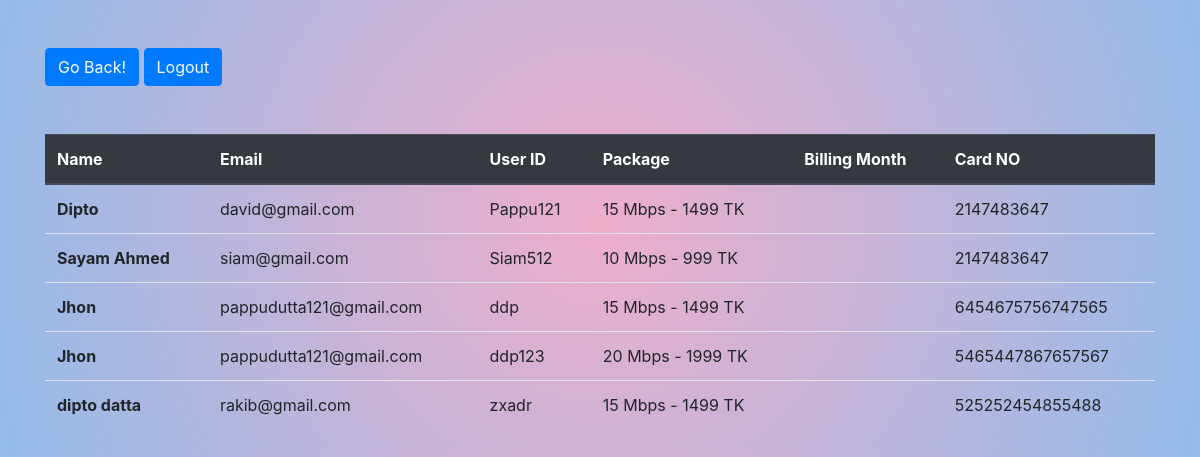
/displaypay.php, run on the app's committed database.
### tables this page shows
CREATE TABLE `customer_bill` (
  `SL` int(11) NOT NULL,
  `Full_name` varchar(100) NOT NULL,
  `E_mail` varchar(100) NOT NULL,
  `Address` varchar(100) NOT NULL,
  `User_ID` varchar(30) NOT NULL,
  `Package` varchar(100) NOT NULL,
  `Month` varchar(30) NOT NULL,
  `N_card` varchar(100) NOT NULL,
  `Card_no` varchar(200) NOT NULL,
  `Exp_month` varchar(30) NOT NULL,
  `Exp_year` int(10) NOT NULL,
  `CVV_no` int(5) NOT NULL
);

### displaypay.php (the view, shortened to what this page needs)
<?php
$con= mysqli_connect("localhost","root","","company");
?>
<!DOCTYPE html>
<html lang="en">
<head>
    <link rel="stylesheet" href="https://cdn.jsdelivr.net/npm/bootstrap@4.4.1/dist/css/bootstrap.min.css">
</head>
<body style="background: radial-gradient(circle, rgba(238,174,202,1) 0%, rgba(148,187,233,1) 100%);">
<div class="container">
<button class="btn btn-primary my-5" input type="button"class="text-light" onclick="history.back()">Go Back!</button>
<button class="btn btn-primary my-5"><a href="login.php" class="text-light">Logout</a></button>
        <table class="table">
            <thead class="thead-dark">
                <tr>
                    <th scope="col">Name</th>
                    <th scope="col">Email</th>
                    <th scope="col">User ID</th>
                    <th scope="col">Package</th>
                    <th scope="col"> Billing Month</th>
                    <th scope="col">Card NO</th>
                </tr>
            </thead>
            <tbody>
                <?php
                $sql = "SELECT * FROM `customer_bill`";
                $result = mysqli_query($con, $sql);
                if (mysqli_num_rows($result)>0) {
                    while ($row = mysqli_fetch_assoc($result)) {
                        $id = $row['Full_name'];
                        $email = $row['E_mail'];
                        $userid = $row['User_ID'];
                        $packa = $row['Package'];
                        $bilm = $row['Month'];
                        $carno = $row['Card_no'];
                        echo '<tr>
                        <th scope="row">' . $id . '</th>
                        <td>' . $email . '</td>
                        <td>' . $userid . '</td>
                        <td>' . $packa. '</td>
                        <td>' . $bilm . '</td>
                        <td>' . $carno . '</td>
                    </tr>';
                    }
                }
                ?>
            </tbody>
        </table>
    </div>
</body>
</html>

### data on the page
customer_bill: Full_name "Dipto", E_mail "david@gmail.com", User_ID "Pappu121", Package "15 Mbps - 1499 TK", Card_no "2147483647"
customer_bill: Full_name "Sayam Ahmed", E_mail "siam@gmail.com", User_ID "Siam512", Package "10 Mbps - 999 TK", Card_no "2147483647"
customer_bill: Full_name "Jhon", E_mail "pappudutta121@gmail.com", User_ID "ddp", Package "15 Mbps - 1499 TK", Card_no "6454675756747565"
customer_bill: Full_name "Jhon", E_mail "pappudutta121@gmail.com", User_ID "ddp123", Package "20 Mbps - 1999 TK", Card_no "5465447867657567"
customer_bill: Full_name "dipto datta", E_mail "rakib@gmail.com", User_ID "zxadr", Package "15 Mbps - 1499 TK", Card_no "525252454855488"
